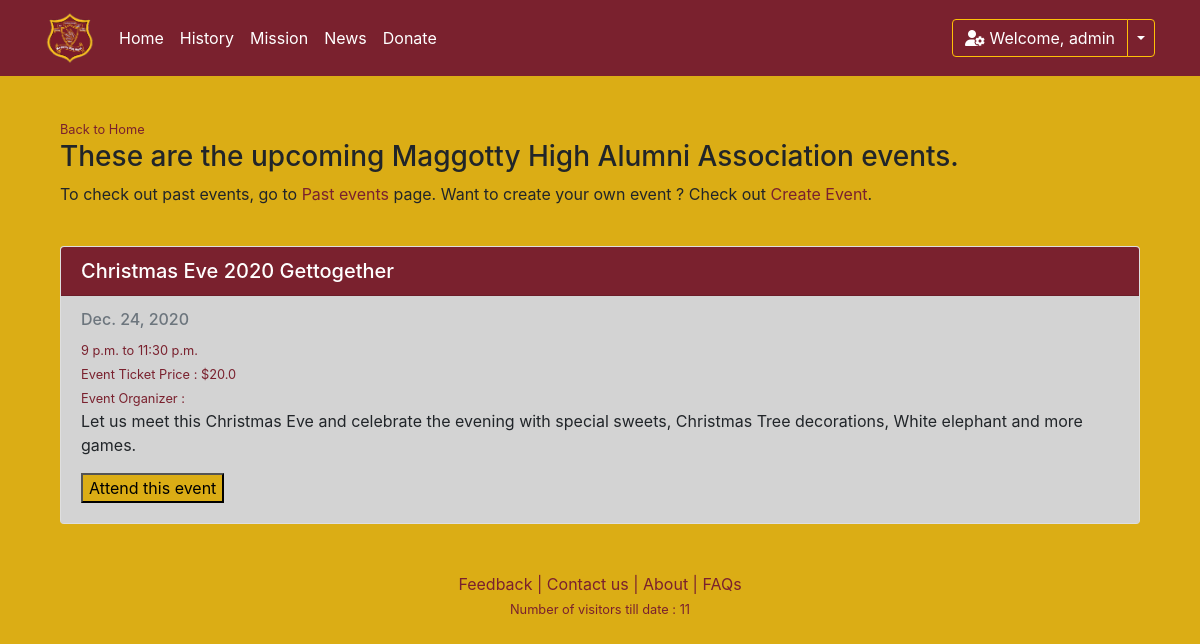
The app's page /upcomingevents/ (signed in) with its own data.
### Maggotty/models.py (models this page shows, shortened)
class Event(models.Model):
    eventName = models.CharField("Event Name", max_length=255, blank=False)
    eventDesc = models.TextField("Event Description", max_length=1024, blank=True, null=True)
    fromDate = models.DateField(blank=False)
    toDate = models.DateField(blank=False)
    startTime = models.TimeField()
    endTime = models.TimeField()
    ticket = models.FloatField("Ticket Price", null=True)
    isApproved = models.BooleanField("Is Approved", default=False)
    createdBy = models.CharField("Created By", max_length=255, editable=False)

### Maggotty/views.py (the view)
# urls.py: path("upcomingevents/", views.upcomingevents, name="upcomingevents"),
def upcomingevents(request):
    if request.method == 'POST':
        print(request.POST)
        if request.POST.get('recordID'):
            event_id = int(request.POST.get('recordID'))
            currEvent = Event.objects.filter(id=event_id)[0]
            current_order = Order()
            current_user = request.user
            current_order.username= current_user.username
            current_order.eventID = event_id
            current_order.eventName = currEvent.eventName
            current_order.ticketPrice = currEvent.ticket
            current_order.save()
            user_Orders = Order.objects.filter(username=current_user.username, ifPaid=False)
            return render(request, "Maggotty/mycart.html", {"Orders": user_Orders})
    else:
        today = date.today()
        after_ten_yrs = today.replace(year = today.year + 10)
        today = today.strftime('%Y-%m-%d')
        allEvents = Event.objects.filter(fromDate__range=[today,after_ten_yrs])
        approvedEvents = allEvents.filter(isApproved=True)
        return render(request, "Maggotty/upcomingevents.html", {"allEvents": allEvents, "approvedEvents":approvedEvents})

### Maggotty/context_processors.py (called while the page is built)
def get_current_cart_to_context(request):
    current_user = request.user
    cart_items = 0
    cart_items = Order.objects.filter(username=current_user.username,ifPaid=False).count()
    no_of_visitors = User.objects.all().count()
    return {
        'CART_COUNT' : cart_items,
        'VISITORS' : no_of_visitors
    }

### Maggotty/templates/Maggotty/upcomingevents.html (shortened to what this page needs)
{% extends "Maggotty/layout.html" %}
{% block content %}
<div class="container">
  <div class="row row-content">
      <div class="col col-sm order-sm-first col-md">
          <small ><a href="{% url 'home' %}" class="redLink">Back to Home</a></small>
          {% if allEvents.all %}
            <h3>
                These are the upcoming Maggotty High Alumni Association events.<br/>
            </h3>
          {% else %}
            <h3>
              These are no upcoming Maggotty High Alumni Association events.<br/>
            </h3>
          {% endif %}
          <p>
              To check out past events, go to <a class="redLink" href="{% url 'alleventslist' %}">Past events</a> page.
              Want to create your own event ? Check out <a class="redLink" href="{% url 'createevent' %}">Create Event</a>.
          </p>
          <br/>
      </div>
  </div>
  <form action="" method="POST">
  {% for record in allEvents %}
  <div class="card">
      <h5 class="card-header text-white" style="background-color: #7a212e;">{{record.eventName}}</h5>
      <div class="card-body" style="background-color:lightgray;">
        {% if record.fromDate == record.toDate %}
          <h6 class="card-subtitle mb-2 text-muted">{{record.fromDate}}</h6>
        {% else %}
          <h6 class="card-subtitle mb-2 text-muted">{{record.fromDate}} - {{record.toDate}}</h6>
        {% endif %}
        <small class="redLink">{{record.startTime}} to {{record.endTime}}</small><br/>
        <small class="redLink">Event Ticket Price : ${{record.ticket}}</small><br/>
        <small class="redLink">Event Organizer : {{record.createdBy}}</small>
        <p class="card-text">{{record.eventDesc}}</p>
        {% if user.is_authenticated %}
          <button type="submit" name='recordID' class="btnYellow" value="{{record.id}}">Attend this event</button>
        {% endif %}
      </div>
    </div>
  <br/>
  {% endfor %}
</form>
</div>
{% endblock %}

### Maggotty/templates/Maggotty/layout.html (shortened to what this page needs)
<!DOCTYPE html>
<html>
<head>
    {% load static %}
    <link rel="stylesheet" type="text/css" href="{% static 'Maggotty/style.css' %}">
    <link rel="stylesheet" href="https://stackpath.bootstrapcdn.com/bootstrap/4.5.2/css/bootstrap.min.css">
    <link rel="stylesheet" href="https://stackpath.bootstrapcdn.com/font-awesome/4.7.0/css/font-awesome.min.css">
    <link rel="stylesheet" href="https://cdnjs.cloudflare.com/ajax/libs/tempusdominus-bootstrap-4/5.39.0/css/tempusdominus-bootstrap-4.min.css" />
</head>
<body class="bgPage">
    <nav class="navbar navbar-expand-md navbar-dark mb-3">
        <div class="container">
            <a class="navbar-brand" href="#">
                <img src="{% static 'Maggotty/MHLogo_tran.png' %}" height="50">
              </a>
            <div class="collapse navbar-collapse" id="navbarCollapse">
                <div class="navbar-nav">
                    <a href="{% url 'home' %}" class="nav-item nav-link active">Home</a>
                    <a href="{% url 'history' %}" class="nav-item nav-link active" >History</a>
                    <a href="{% url 'mission' %}" class="nav-item nav-link active">Mission</a>
                    <a href="{% url 'news' %}" class="nav-item nav-link active">News</a>
                    <a href="{% url 'donate' %}" class="nav-item nav-link active">Donate</a>
                </div>
                <div class="navbar-nav ml-auto">
                    {% if user.is_authenticated %}
                    <div class="btn-group">
                        <button type="button" class="btn btn-warning"><i class='fas fa-user-cog user-icon'></i> Welcome, {{ user.username }}</button>
                        <button type="button" class="btn btn-warning dropdown-toggle dropdown-toggle-split" data-toggle="dropdown" aria-haspopup="true" aria-expanded="false">
                        </button>
                      </div>
                    {% else %}
                        <a href="{% url 'register'%}" class="nav-item nav-link" style="color:white">Register</a>
                        <a href="{% url 'login'%}" class="nav-item nav-link" style="color:white">Login</a>
                    {% endif %}
                </div>
            </div>
        </div>
    </nav>
    <div class="container">
        <div class="row">
            <div class="col-md-12">
                  <br/>
                  {% block content %}
                  {% endblock %}
            </div>
        </div>
    </div>
    <footer style="padding-top: 2%;">
        <div class="row">
            <p>
                <div class="col-md-12 text-md-center col-s-3">
                    <a href="{% url 'feedback' %}" class="redLink" href="./feedback.html" >Feedback</a>
                    <span class="redLink">|</span>
                    <a href="{% url 'contact' %}" class="redLink">Contact us</a>
                    <span class="redLink">|</span>
                    <a href="{% url 'about' %}" class="redLink">About</a>
                    <span class="redLink">|</span>
                    <a href="{% url 'faq' %}" class="redLink">FAQs</a>
                </div>
            </p>
        </div>
        <div class="row">
            <div class="col-md-12 text-md-center text-muted">
              <p><small class="redLink">Number of visitors till date : {{ VISITORS }}</small></p>
            </div>
        </div>
    </footer>
</body>
</html>

### Maggotty/static/Maggotty/style.css (style rules this page uses)
.navbar { background: #7a212e; }
.btn { background-color: #7a212e !important; color:white !important; }
.btnYellow { background-color: #DBAD15 !important; color:black !important; }
.redLink { color:#7a212e !important; }
.bgPage { background-color: #daaa0cf5; }

### records on screen
Event: eventName "Christmas Eve 2020 Gettogether", fromDate "Dec. 24, 2020", startTime "9 p.m.", endTime "11:30 p.m.", ticket "20.0", eventDesc "Let us meet this Christmas Eve and celebrate the evening with special sweets, Christmas Tree decorations, White elephant and more games.", {{ record.id }} 8 (drawn)

### other values on screen
{{ user.username }} "admin"
{{ VISITORS }} "11"
